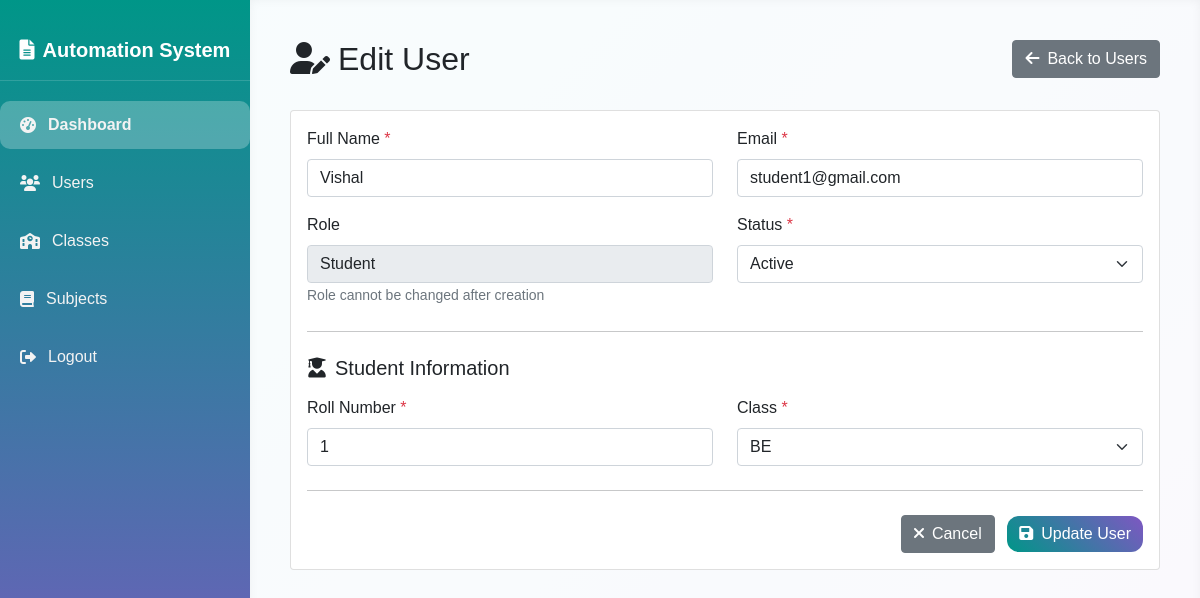
The app's page /users/edit/3 (signed in) with its own data.
### tables this page shows
CREATE TABLE users (
        id INTEGER PRIMARY KEY AUTOINCREMENT,
        full_name TEXT NOT NULL,
        email TEXT UNIQUE NOT NULL,
        password_hash TEXT NOT NULL,
        role TEXT CHECK(role IN ('Admin', 'Teacher', 'Student')) NOT NULL,
        status TEXT DEFAULT 'Active',
        created_at TIMESTAMP DEFAULT CURRENT_TIMESTAMP
    );

CREATE TABLE student_profile (
        id INTEGER PRIMARY KEY AUTOINCREMENT,
        user_id INTEGER NOT NULL,
        roll_no TEXT,
        class_id INTEGER,
        FOREIGN KEY (user_id) REFERENCES users (id) ON DELETE CASCADE,
        FOREIGN KEY (class_id) REFERENCES classes (id)
    );

CREATE TABLE classes (
        id INTEGER PRIMARY KEY AUTOINCREMENT,
        class_name TEXT UNIQUE NOT NULL,
        description TEXT
    );

### app.py (the view, shortened to what this page needs)
@app.route('/users/edit/<int:user_id>', methods=['GET', 'POST'])
@login_required
@admin_required
def edit_user(user_id):
    conn = get_db_connection()
    user = conn.execute('SELECT * FROM users WHERE id = ?', (user_id,)).fetchone()
    student_profile = None
    teacher_profile = None
    if user['role'] == 'Student':
        student_profile = conn.execute('SELECT * FROM student_profile WHERE user_id = ?', (user_id,)).fetchone()
    elif user['role'] == 'Teacher':
        teacher_profile = conn.execute('SELECT * FROM teacher_profile WHERE user_id = ?', (user_id,)).fetchone()
    classes = conn.execute('SELECT * FROM classes ORDER BY class_name').fetchall()
    subjects = conn.execute('SELECT * FROM subjects ORDER BY subject_name').fetchall()
    conn.close()
    return render_template('users/edit.html', user=user, student_profile=student_profile,
                         teacher_profile=teacher_profile, classes=classes, subjects=subjects)

### app.py (called while the page is built)
def get_db_connection():
    conn = sqlite3.connect(DB_PATH, timeout=30)
    conn.row_factory = sqlite3.Row
    conn.execute('PRAGMA foreign_keys = ON;')
    conn.execute('PRAGMA journal_mode=WAL;')
    return conn

def login_required(f):
    @wraps(f)
    def decorated_function(*args, **kwargs):
        if 'user_id' not in session:
            flash('Please login to access this page.', 'warning')
            return redirect(url_for('login'))
        return f(*args, **kwargs)
    return decorated_function

def admin_required(f):
    @wraps(f)
    def decorated_function(*args, **kwargs):
        if 'user_id' not in session or session.get('role') != 'Admin':
            flash('Admin access required.', 'danger')
            return redirect(url_for('dashboard'))
        return f(*args, **kwargs)
    return decorated_function

### templates/users/edit.html (shortened to what this page needs)
{% extends 'base.html' %}
{% block content %}
<div class="row mb-4">
    <div class="col-md-6">
        <h2>
            <i class="fas fa-user-edit me-2"></i>Edit User
        </h2>
    </div>
    <div class="col-md-6 text-end">
        <a href="{{ url_for('users_list') }}" class="btn btn-secondary">
            <i class="fas fa-arrow-left me-2"></i>Back to Users
        </a>
    </div>
</div>
<div class="card">
    <div class="card-body">
        <form method="POST" action="{{ url_for('edit_user', user_id=user.id) }}" id="editUserForm">
            <div class="row mb-3">
                <div class="col-md-6">
                    <label class="form-label">Full Name <span class="text-danger">*</span></label>
                    <input type="text" class="form-control" name="full_name" value="{{ user.full_name }}" required>
                </div>
                <div class="col-md-6">
                    <label class="form-label">Email <span class="text-danger">*</span></label>
                    <input type="email" class="form-control" name="email" value="{{ user.email }}" required>
                </div>
            </div>
            <div class="row mb-3">
                <div class="col-md-6">
                    <label class="form-label">Role</label>
                    <input type="text" class="form-control" value="{{ user.role }}" disabled>
                    <small class="text-muted">Role cannot be changed after creation</small>
                </div>
                <div class="col-md-6">
                    <label class="form-label">Status <span class="text-danger">*</span></label>
                    <select class="form-select" name="status" required>
                        <option value="Active" {% if user.status == 'Active' %}selected{% endif %}>Active</option>
                    </select>
                </div>
            </div>
            {% if user.role == 'Student' and student_profile %}
            <hr class="my-4">
            <h5 class="mb-3"><i class="fas fa-user-graduate me-2"></i>Student Information</h5>
            <div class="row mb-3">
                <div class="col-md-6">
                    <label class="form-label">Roll Number <span class="text-danger">*</span></label>
                    <input type="text" class="form-control" name="roll_no" value="{{ student_profile.roll_no }}" required>
                </div>
                <div class="col-md-6">
                    <label class="form-label">Class <span class="text-danger">*</span></label>
                    <select class="form-select" name="class_id" required>
                        {% for class in classes %}
                        <option value="{{ class.id }}" {% if student_profile.class_id == class.id %}selected{% endif %}>
                            {{ class.class_name }}
                        </option>
                        {% endfor %}
                    </select>
                </div>
            </div>
            {% endif %}
            <hr class="my-4">
            <div class="text-end">
                <a href="{{ url_for('users_list') }}" class="btn btn-secondary me-2">
                    <i class="fas fa-times me-2"></i>Cancel
                </a>
                <button type="submit" class="btn btn-primary">
                    <i class="fas fa-save me-2"></i>Update User
                </button>
            </div>
        </form>
    </div>
</div>
{% endblock %}

### templates/base.html (style rules this page uses)
body { font-family: 'Poppins', sans-serif; background: linear-gradient(135deg, #e0f7fa 0%, #ede7f6 100%); min-height: 100vh; margin: 0; display: flex; }
.btn-primary { background: linear-gradient(45deg, #009688, #7e57c2); border: none; border-radius: 12px; }

### records on screen
users: full_name "Vishal", email "student1@gmail.com", role "Student", status "Active"
student_profile: roll_no "1", class_id "BE"
